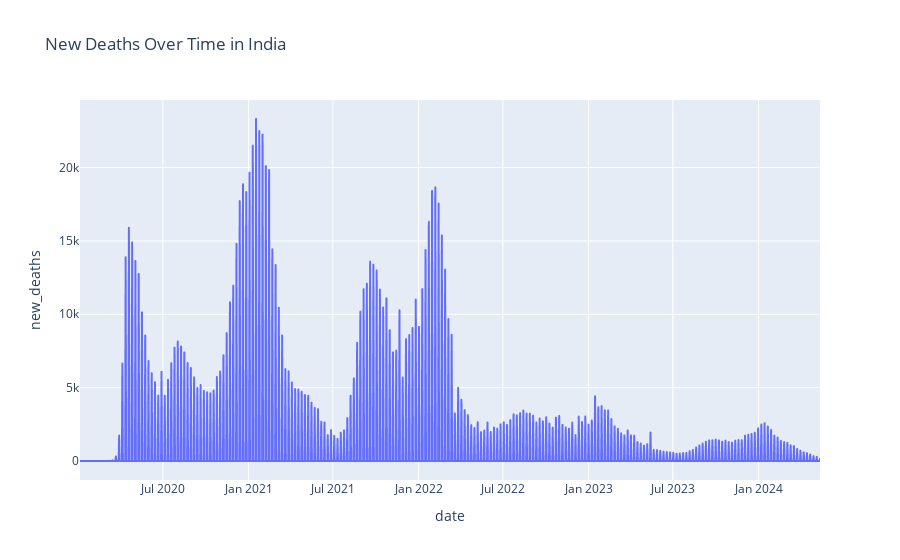

The code cell stored with this chart in its notebook:
### Markdown cell above
### New Deaths Over Time for a Specific Country

### Code cell
fig4 = px.line(df_country, x='date', y='new_deaths', title=f'New Deaths Over Time in {country}')
fig4.show()

### Figure 1 — Plotly figure (JSON) as saved in the notebook; plotly's stock layout.template omitted (floating-point values rounded to 4 significant figures; data arrays with more than 128 entries replaced by an {"elided": "..."} marker saying what was removed)
{"data": [{"hovertemplate": "date=%{x}<br>new_deaths=%{y}<extra></extra>", "legendgroup": "", "line": {"color": "#636efa", "dash": "solid"}, "marker": {"symbol": "circle"}, "mode": "lines", "name": "", "showlegend": false, "type": "scattergl", "x": {"elided": "1590 str values"}, "xaxis": "x", "y": {"elided": "1590 int values"}, "yaxis": "y"}], "layout": {"legend": {"tracegroupgap": 0}, "title": {"text": "New Deaths Over Time in India"}, "xaxis": {"anchor": "y", "domain": [0, 1], "title": {"text": "date"}}, "yaxis": {"anchor": "x", "domain": [0, 1], "title": {"text": "new_deaths"}}}}
